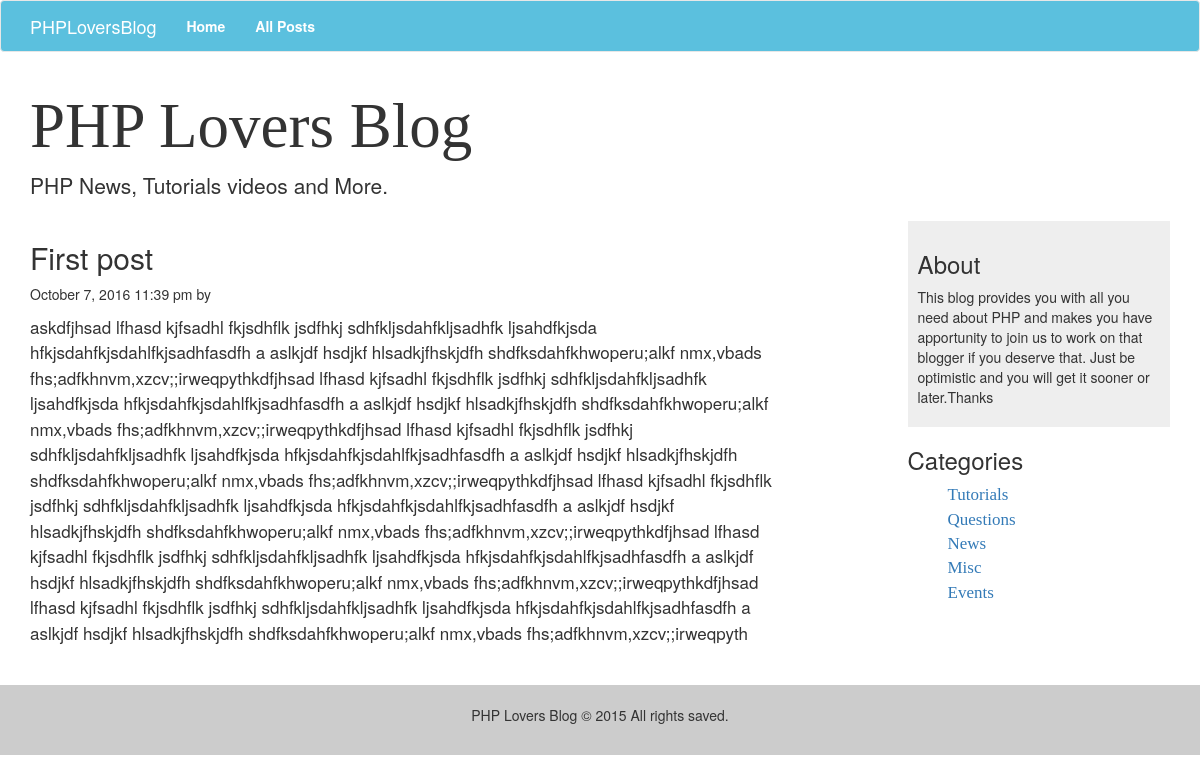
The page /post.php?id=1 on the database its author committed.
### tables this page shows
CREATE TABLE IF NOT EXISTS `posts` (
`id` int(11) NOT NULL,
  `category` int(11) NOT NULL,
  `title` varchar(255) NOT NULL,
  `body` text NOT NULL,
  `author` varchar(255) NOT NULL,
  `tags` varchar(255) NOT NULL,
  `date` timestamp NOT NULL DEFAULT CURRENT_TIMESTAMP
);

CREATE TABLE IF NOT EXISTS `categories` (
`id` int(11) NOT NULL,
  `name` varchar(255) NOT NULL
);

### libraries/Database.php (called while the page is built, shortened)
<?php
	class Database{
		public $host=DB_HOST;
		public $username=DB_USER;
		public $password=DB_PASS;
		public $db_name =DB_NAME;
		public $link;
		public function __construct(){
			$rtn = $this->connect();
		}
		private function connect(){
		$this->link = mysqli_connect($this->host,$this->username,$this->password,$this->db_name);
			if(!$this->link){
				$this->error="connection failed ";
				return false;
			}else {
				return true;
			}
		}
		public function select($query){
			$result = $this->link->query($query) or die($this->link->error.__LINE__);
			if($result->num_rows > 0){
				return $result;
			}else {
				return false;
			}
		}
	}
?>

### helper/format_helper.php (called while the page is built, shortened)
<?php
function dateFormat($date){
  return date("F j, Y g:i a",strtotime($date));
}

### post.php (the view)
<?php include_once('includes/header.php');
$post = $db->select("select * from posts where id=".$_GET['id'])->fetch_assoc();
?>
	<div class="blog-post">
			<h2 class="blog-post-title"><?=$post['title']?></h2>
			<p class="blog-post-meta"><?= dateFormat($post['date'])?> by <a href="#"><?=$post['auther']?></a></p>
			<p class="blog-post-body"><?=$post['body']?></p>
			</div>
				</div>
<?php include_once('includes/footer.php');?>

### includes/footer.php (shortened to what this page needs)
				<div class="col-sm-3 side-bar col-sm-offset-1">
					<div class="side-about">
					<h3>About</h3>
					<p>This blog provides you with all you need about PHP and makes you have apportunity to join us to work on that blogger if you deserve that. Just be optimistic and you will get it sooner or later.Thanks</p>
					</div>
					<div class="side-cat">
					<h3>Categories</h3>
					<ul>
						<?php while($row = $cat->fetch_assoc()):?>
							<li><a href='posts.php?cat=<?=$row['id']?>'><?= $row['name']; ?></a></li>
					  <?php endwhile?>
					</div>
				</div>
			</div>
		</div>
		<footer>
		<p class="text-center">PHP Lovers Blog &copy; 2015 All rights saved.</p>
		</footer>
	</body>
</html>

### css/custom.css (style rules this page uses)
.side-about { background-color: #EEE; padding: 10px; }
.side-cat ul { list-style: none; }
.side-cat ul li a { font-size: 17px; font-family: cursive; }
.blog-post-body { font-size: 17px; line-height: 1.5em; }
footer { padding: 20px; background: #ccc; }

### rows shown on the page
posts: title "First post", date "October 7, 2016 11:39 pm", body "askdfjhsad lfhasd kjfsadhl fkjsdhflk jsdfhkj sdhfkljsdahfkljsadhfk ljsahdfkjsda hfkjsdahfkjsdahlfkjsadhfasdfh a aslkjdf hsdjkf hlsadkjfhskjdfh shdfksdahfkhwoperu;alkf nmx,vbads fhs;adfkhnvm,xzcv;;irweqpythkdfjhsad lfhasd kjfsadhl fkjsdhflk jsdfhkj sdhfkljsdahfkljsadhfk ljsahdfkjsda hfkjsdahfkjsdahlfkjsadhfasdfh a aslkjdf hsdjkf hlsadkjfhskjdfh shdfksdahfkhwoperu;alkf nmx,vbads fhs;adfkhnvm,xzcv;;irweqpythkdfjhsad lfhasd kjfsadhl fkjsdhflk jsdfhkj sdhfkljsdahfkljsadhfk ljsahdfkjsda hfkjsdahfkjsdahlfkjsadhfasdfh a aslkjdf hsdjkf hlsadkjfhskjdfh shdfksdahfkhwoperu;alkf nmx,vbads fhs;adfkhnvm,xzcv;;irweqpythkdfjhsad lfhasd kjfsadhl fkjsdhflk jsdfhkj sdhfkljsdahfkljsadhfk ljsahdfkjsda…"
categories: name "Tutorials"
categories: name "Questions"
categories: name "News"
categories: name "Misc"
categories: name "Events"
